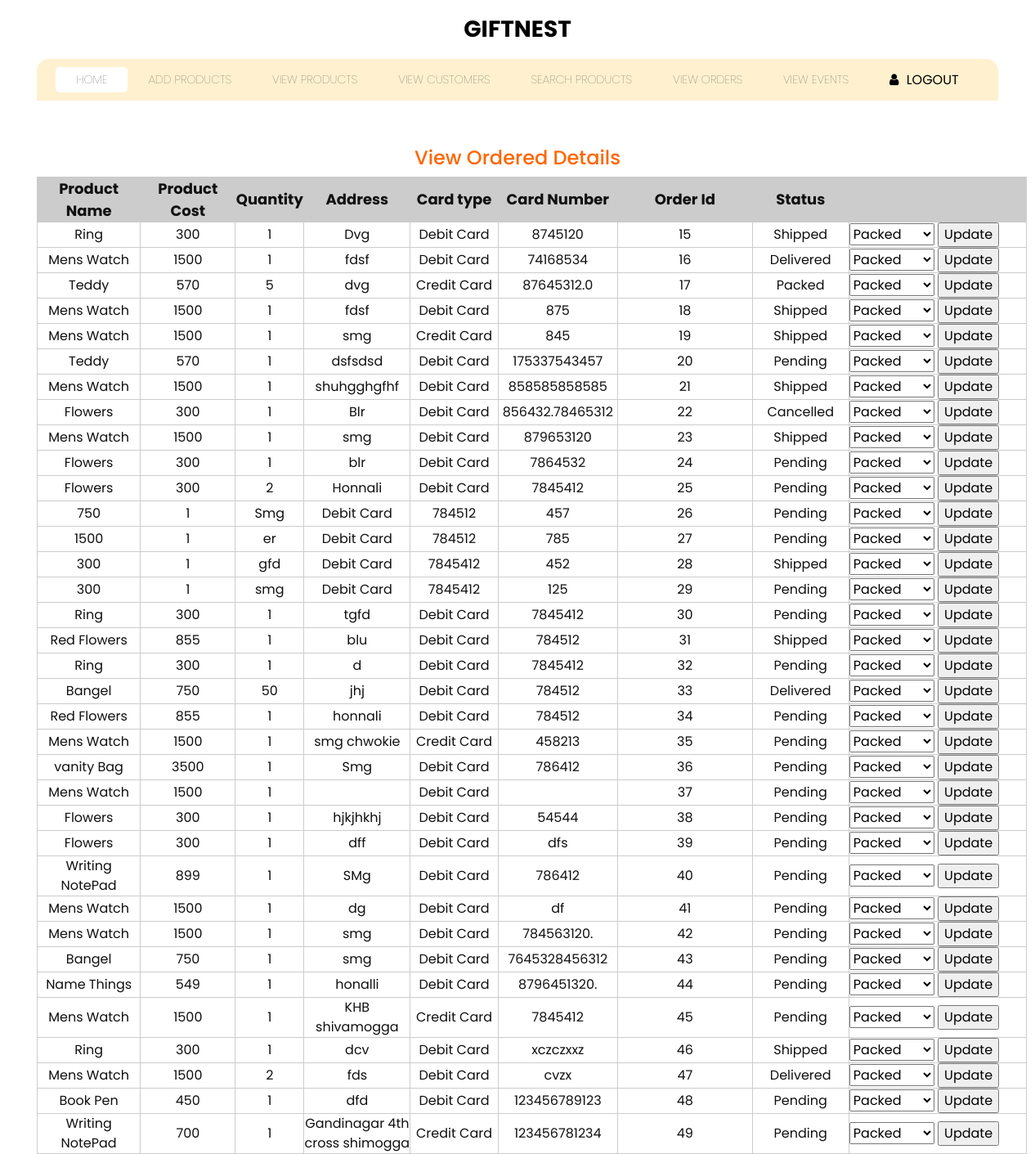
Screenshot of /adminvieworders.php with the database file from the repository.
### tables this page shows
CREATE TABLE `orderlist` (
  `productname` varchar(50) DEFAULT NULL,
  `productcost` varchar(50) DEFAULT NULL,
  `quantity` varchar(50) DEFAULT NULL,
  `address` varchar(50) DEFAULT NULL,
  `cardtype` varchar(50) DEFAULT NULL,
  `cardnum` varchar(50) DEFAULT NULL,
  `cvv` varchar(50) DEFAULT NULL,
  `orderid` int(11) NOT NULL,
  `adminstatus` varchar(50) NOT NULL DEFAULT 'Pending',
  `pin` varchar(50) DEFAULT NULL,
  `customerstatus` varchar(50) NOT NULL DEFAULT 'Pending',
  `cemail` varchar(50) DEFAULT NULL
);

### adminvieworders.php (the view, shortened to what this page needs)
<?php include("admintab.php");?>
<?php include("db.php");?>
<!DOCTYPE html PUBLIC "-//W3C//DTD XHTML 1.0 Transitional//EN" "http://www.w3.org/TR/xhtml1/DTD/xhtml1-transitional.dtd">
<html xmlns="http://www.w3.org/1999/xhtml">
<head>
</head>
<body>
<body>
<h1 align="center" class="style5 style2">&nbsp;</h1>
<h1 align="center" class="style5 style2 style4">View Ordered Details</h1>
<table width="1211" height="74%" border="1" align="center" cellpadding="0" cellspacing="0" bordercolor="#CCCCCC" bgcolor="#CCCCCC">
  <tr>
    <td width="125" height="61%" bgcolor="#CCCCCC"><div align="center" class="style3 style7"><strong>Product Name </strong></div></td>
    <td width="115" bgcolor="#CCCCCC"><div align="center" class="style3 style7"><strong>Product Cost </strong></div></td>
    <td width="76" bgcolor="#CCCCCC"><div align="center" class="style3 style7"><strong>Quantity</strong></div></td>
    <td width="129" bgcolor="#CCCCCC"><div align="center" class="style3 style7"><strong>Address</strong></div></td>
	<td width="106" bgcolor="#CCCCCC"><div align="center" class="style3 style7"><strong>Card type</strong></div></td>
	<td width="145" bgcolor="#CCCCCC"><div align="center" class="style3 style7"><strong>Card Number</strong></div></td>
    <td width="163" bgcolor="#CCCCCC"><div align="center" class="style3 style7"><strong>Order Id</strong></div></td>
    <td width="117" bgcolor="#CCCCCC"><div align="center" class="style3 style7"><strong>Status</strong></div></td>
      <td width="215" bgcolor="#CCCCCC">&nbsp;</td>
  </tr>
  <?php
$sql = "SELECT productname,productcost,quantity,address,cardtype,cardnum,orderid,adminstatus FROM orderlist    ";
$retval = mysqli_query($conn,$sql);
if(mysqli_num_rows($retval)>0){
while($row = mysqli_fetch_assoc($retval)){
?>
  <tr>
    <td height="39%" bgcolor="#FFFFFF"><div align="center"><?php echo $row["productname"]?> </div></td>
    <td bgcolor="#FFFFFF"><div align="center"><?php echo $row["productcost"]?></div></td>
    <td bgcolor="#FFFFFF"><div align="center"><?php echo $row["quantity"]?></div></td>
	<td bgcolor="#FFFFFF"><div align="center"><?php echo $row["address"]?> </div></td>
	<td bgcolor="#FFFFFF"><div align="center"><?php echo $row["cardtype"]?> </div></td>
	<td bgcolor="#FFFFFF"><div align="center"><?php echo $row["cardnum"]?> </div></td>
    <td bgcolor="#FFFFFF"><div align="center"><?php echo $row["orderid"]?> </div></td>
	<td bgcolor="#FFFFFF"><div align="center"><?php echo $row["adminstatus"]?> </div></td>
  <td bgcolor="#FFFFFF">
	<form id="form1" name="form1" method="post" action="">
	  <select name="sts">
        <option>Packed</option>
      </select>
	  <input type="submit" value="Update" name="ord"/>
    </form>
	</td>
  </tr>
  <?php
}
}
?>
</table>
</body>
</html>

### css/style.css (style rules this page uses)
body { font-family: "poppins", sans-serif; color: #101010; background-color: #ffffff; }

### adminvieworders.php (style rules this page uses)
.style3 { font-size: 18px }
.style4 { font-size: 24px }

### rows the page displays
orderlist: productname "Ring", productcost "300", quantity "1", address "Dvg", cardtype "Debit Card", cardnum "8745120", orderid "15", adminstatus "Shipped"
orderlist: productname "Mens Watch", productcost "1500", quantity "1", address "fdsf", cardtype "Debit Card", cardnum "74168534", orderid "16", adminstatus "Delivered"
orderlist: productname "Teddy", productcost "570", quantity "5", address "dvg", cardtype "Credit Card", cardnum "87645312.0", orderid "17", adminstatus "Packed"
orderlist: productname "Mens Watch", productcost "1500", quantity "1", address "fdsf", cardtype "Debit Card", cardnum "875", orderid "18", adminstatus "Shipped"
orderlist: productname "Mens Watch", productcost "1500", quantity "1", address "smg", cardtype "Credit Card", cardnum "845", orderid "19", adminstatus "Shipped"
orderlist: productname "Teddy", productcost "570", quantity "1", address "dsfsdsd", cardtype "Debit Card", cardnum "175337543457", orderid "20", adminstatus "Pending"
orderlist: productname "Mens Watch", productcost "1500", quantity "1", address "shuhgghgfhf", cardtype "Debit Card", cardnum "858585858585", orderid "21", adminstatus "Shipped"
orderlist: productname "Flowers", productcost "300", quantity "1", address "Blr", cardtype "Debit Card", cardnum "856432.78465312", orderid "22", adminstatus "Cancelled"
orderlist: productname "Mens Watch", productcost "1500", quantity "1", address "smg", cardtype "Debit Card", cardnum "879653120", orderid "23", adminstatus "Shipped"
orderlist: productname "Flowers", productcost "300", quantity "1", address "blr", cardtype "Debit Card", cardnum "7864532", orderid "24", adminstatus "Pending"
orderlist: productname "Flowers", productcost "300", quantity "2", address "Honnali", cardtype "Debit Card", cardnum "7845412", orderid "25", adminstatus "Pending"
orderlist: productname "750", productcost "1", quantity "Smg", address "Debit Card", cardtype "784512", cardnum "457", orderid "26", adminstatus "Pending"
orderlist: productname "1500", productcost "1", quantity "er", address "Debit Card", cardtype "784512", cardnum "785", orderid "27", adminstatus "Pending"
orderlist: productname "300", productcost "1", quantity "gfd", address "Debit Card", cardtype "7845412", cardnum "452", orderid "28", adminstatus "Shipped"
orderlist: productname "300", productcost "1", quantity "smg", address "Debit Card", cardtype "7845412", cardnum "125", orderid "29", adminstatus "Pending"
orderlist: productname "Ring", productcost "300", quantity "1", address "tgfd", cardtype "Debit Card", cardnum "7845412", orderid "30", adminstatus "Pending"
orderlist: productname "Red Flowers", productcost "855", quantity "1", address "blu", cardtype "Debit Card", cardnum "784512", orderid "31", adminstatus "Shipped"
orderlist: productname "Ring", productcost "300", quantity "1", address "d", cardtype "Debit Card", cardnum "7845412", orderid "32", adminstatus "Pending"
orderlist: productname "Bangel", productcost "750", quantity "50", address "jhj", cardtype "Debit Card", cardnum "784512", orderid "33", adminstatus "Delivered"
orderlist: productname "Red Flowers", productcost "855", quantity "1", address "honnali", cardtype "Debit Card", cardnum "784512", orderid "34", adminstatus "Pending"
orderlist: productname "Mens Watch", productcost "1500", quantity "1", address "smg chwokie", cardtype "Credit Card", cardnum "458213", orderid "35", adminstatus "Pending"
orderlist: productname "vanity Bag", productcost "3500", quantity "1", address "Smg", cardtype "Debit Card", cardnum "786412", orderid "36", adminstatus "Pending"
orderlist: productname "Mens Watch", productcost "1500", quantity "1", cardtype "Debit Card", orderid "37", adminstatus "Pending"
orderlist: productname "Flowers", productcost "300", quantity "1", address "hjkjhkhj", cardtype "Debit Card", cardnum "54544", orderid "38", adminstatus "Pending"
orderlist: productname "Flowers", productcost "300", quantity "1", address "dff", cardtype "Debit Card", cardnum "dfs", orderid "39", adminstatus "Pending"
orderlist: productname "Writing NotePad", productcost "899", quantity "1", address "SMg", cardtype "Debit Card", cardnum "786412", orderid "40", adminstatus "Pending"
orderlist: productname "Mens Watch", productcost "1500", quantity "1", address "dg", cardtype "Debit Card", cardnum "df", orderid "41", adminstatus "Pending"
orderlist: productname "Mens Watch", productcost "1500", quantity "1", address "smg", cardtype "Debit Card", cardnum "784563120.", orderid "42", adminstatus "Pending"
orderlist: productname "Bangel", productcost "750", quantity "1", address "smg", cardtype "Debit Card", cardnum "7645328456312", orderid "43", adminstatus "Pending"
orderlist: productname "Name Things", productcost "549", quantity "1", address "honalli", cardtype "Debit Card", cardnum "8796451320.", orderid "44", adminstatus "Pending"
orderlist: productname "Mens Watch", productcost "1500", quantity "1", address "KHB shivamogga", cardtype "Credit Card", cardnum "7845412", orderid "45", adminstatus "Pending"
orderlist: productname "Ring", productcost "300", quantity "1", address "dcv", cardtype "Debit Card", cardnum "xczczxxz", orderid "46", adminstatus "Shipped"
orderlist: productname "Mens Watch", productcost "1500", quantity "2", address "fds", cardtype "Debit Card", cardnum "cvzx", orderid "47", adminstatus "Delivered"
orderlist: productname "Book Pen", productcost "450", quantity "1", address "dfd", cardtype "Debit Card", cardnum "123456789123", orderid "48", adminstatus "Pending"
orderlist: productname "Writing NotePad", productcost "700", quantity "1", address "Gandinagar 4th cross shimogga", cardtype "Credit Card", cardnum "123456781234", orderid "49", adminstatus "Pending"
